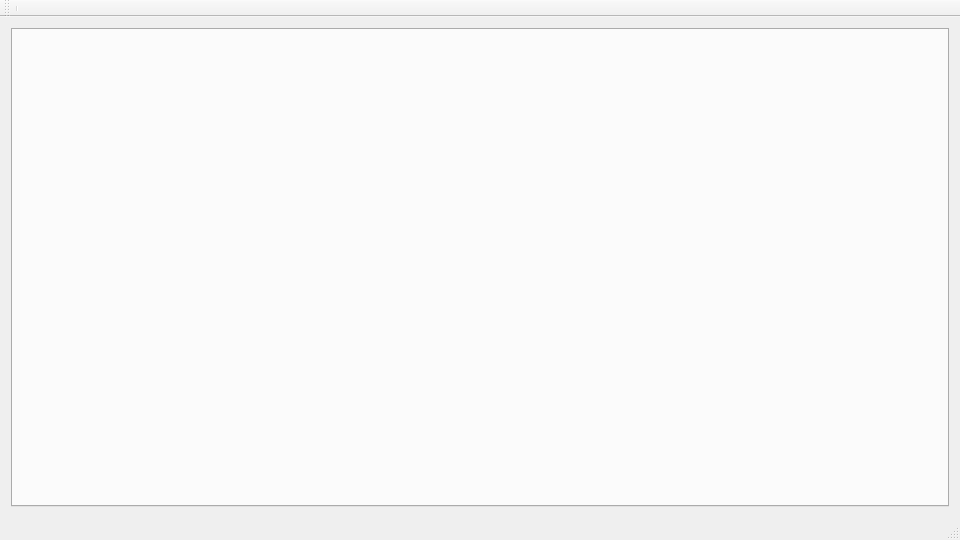
<?xml version="1.0" encoding="UTF-8"?>
<ui version="4.0">
 <class>cellpara3dshow</class>
 <widget class="QMainWindow" name="cellpara3dshow">
  <property name="geometry">
   <rect>
    <x>0</x>
    <y>0</y>
    <width>960</width>
    <height>540</height>
   </rect>
  </property>
  <property name="windowTitle">
   <string>cellpara3dshow</string>
  </property>
  <widget class="QWidget" name="centralWidget">
   <layout class="QGridLayout" name="gridLayout">
    <item row="0" column="0">
     <widget class="QTabWidget" name="tabWidget"/>
    </item>
   </layout>
  </widget>
  <widget class="QMenuBar" name="menuBar">
   <property name="geometry">
    <rect>
     <x>0</x>
     <y>0</y>
     <width>960</width>
     <height>26</height>
    </rect>
   </property>
  </widget>
  <widget class="QToolBar" name="mainToolBar">
   <attribute name="toolBarArea">
    <enum>TopToolBarArea</enum>
   </attribute>
   <attribute name="toolBarBreak">
    <bool>false</bool>
   </attribute>
   <addaction name="separator"/>
  </widget>
  <widget class="QStatusBar" name="statusBar"/>
 </widget>
 <layoutdefault spacing="6" margin="11"/>
 <resources>
  <include location="Icons/Grid3DToolIcon.qrc"/>
 </resources>
 <connections/>
</ui>
